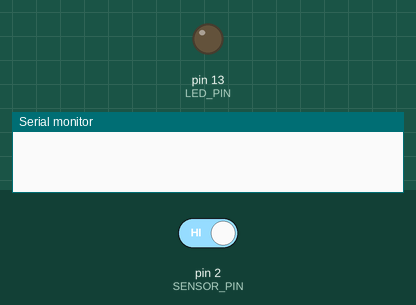
The sketch below on a simulated Arduino Uno, built with avr-gcc and run on an emulated ATmega328P. On the bench: output pins drawn as LEDs (lit = HIGH), the last lines printed to the serial monitor. The test bench sets the inputs (shaded band); at power-on: pin 2 (SENSOR_PIN) HIGH.

Above: at 1.2 s.
1.3 s: pin 2 (SENSOR_PIN) driven LOW
At 2.5 s:
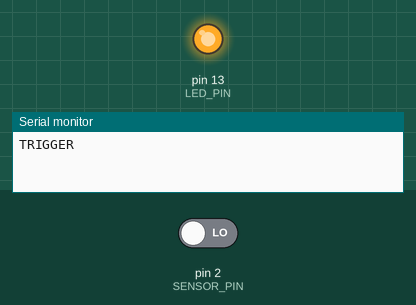
2.8 s: pin 2 (SENSOR_PIN) driven HIGH
At 3.6 s:
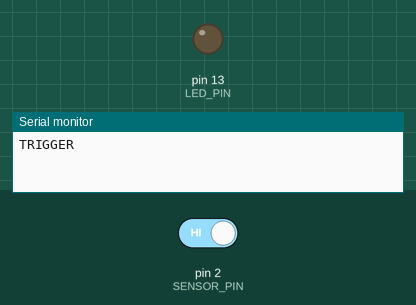
Timing chart, 0 to 5.8 s (numbered marks = the images above; inputs shaded):
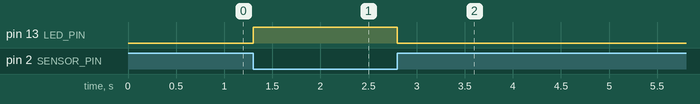

The sketch:

lap_sensor.ino
```cpp
// Mini 4WD Lap Timer - IR Sensor Sketch
// Sends "TRIGGER\n" over serial (9600 baud) each time the IR beam is broken.
// Wiring: IR receiver OUT pin -> D2, VCC -> 5V, GND -> GND

const int SENSOR_PIN = 2;
const int LED_PIN = 13;
const unsigned long DEBOUNCE_MS = 500;

int lastState = HIGH;
unsigned long lastTriggerTime = 0;

void setup() {
  Serial.begin(9600);
  pinMode(SENSOR_PIN, INPUT_PULLUP);
  pinMode(LED_PIN, OUTPUT);
  digitalWrite(LED_PIN, LOW);
}

void loop() {
  int state = digitalRead(SENSOR_PIN);
  unsigned long now = millis();

  // Falling edge: beam broken by car
  if (state == LOW && lastState == HIGH) {
    if (now - lastTriggerTime > DEBOUNCE_MS) {
      Serial.println("TRIGGER");
      digitalWrite(LED_PIN, HIGH);
      lastTriggerTime = now;
    }
  }

  if (state == HIGH && lastState == LOW) {
    digitalWrite(LED_PIN, LOW);
  }

  lastState = state;
}
```

Measured:
- after the input at 1.3 s, pin 13 (LED_PIN): LOW → HIGH at once
- after the input at 2.8 s, pin 13 (LED_PIN): HIGH → LOW at once
